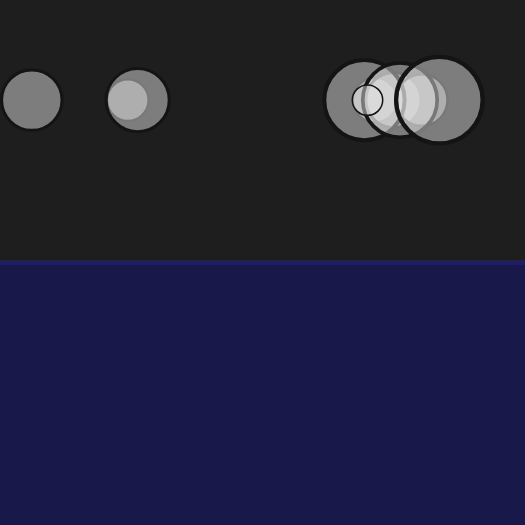
Frame 1 (no input)
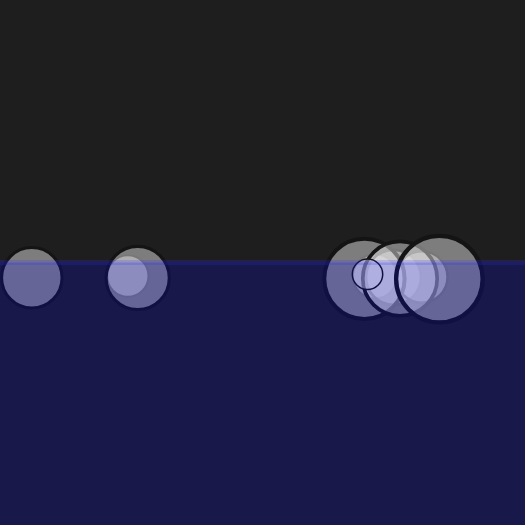
Frame 60 (no input)
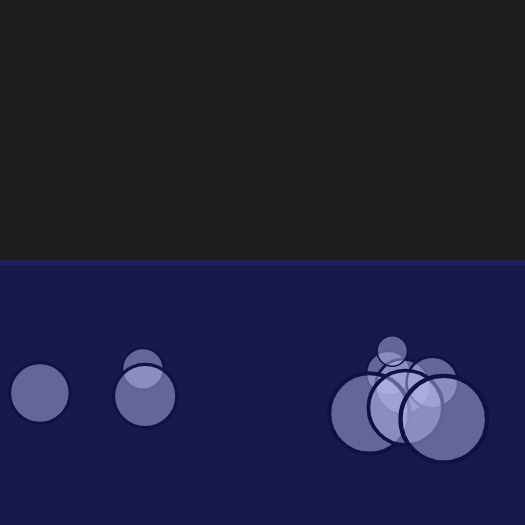
Frame 120 (the mouse pressed at the canvas centre since frame 60)

The p5.js sketch that drew these frames (run headless with seeded random() and noise() and a simulated clock; from frame 60 on, the mouse is pressed at the canvas centre):

// p5.js sketch
// ── sketch.js
let movers = [];
let numOfMovers = 10;

let mu = 0.05;
let c = 0.01

function setup() {
  createCanvas(525, 525);
    
  for (i = 0; i < numOfMovers; i++)
    movers[i] = new Mover(random(width), 100, random(1,20));
}

function draw() {
  background(30);

  let gravity = createVector(0, 0.1);
  let wind = createVector(0.1, 0);
  
  for (i = 0; i <numOfMovers; i++ ){
    let g = p5.Vector.mult(gravity, movers[i].m)
    movers[i].applyForce(g);
 
    if (mouseIsPressed) {
      movers[i].applyForce(wind);
    }
    
    //movers[i].friction();
    
    if (movers[i].pos.y > height/2){
      movers[i].drag();
    }
  
    movers[i].edges();
    movers[i].update();
    movers[i].show();
  }
  
  stroke(50,50,255, 50);
  strokeWeight(5);
  fill(0,0,255,50)
  rect(0 - 10, height/2, width*1.1 , height/2*1.1)
}

// ── mover.js
class Mover {
  constructor(x, y, m) {
    this.m = m;
    this.r = sqrt(this.m) * 10;
    this.pos = createVector(x, y);
    this.vel = createVector();
    this.acc = createVector();
    this.topSpeed = 0.01;
  }

  friction() {
    let diff = height - (this.pos.y + this.r);
    if (diff < 1) {
      
      let friction = this.vel.copy();
      friction.normalize();
      friction.mult(-1);

      //let mu = 0.1;
      let normal = this.m;

      friction.setMag(mu * normal);
      this.applyForce(friction);
    }
  }
  
  drag() {
    let drag = this.vel.copy();
    drag.normalize();
    drag.mult(-1);
    
    //let c = 0.1;
    
    drag.setMag(c * this.r * this.vel.magSq())
    this.applyForce(drag);
  }

  applyForce(force) {
    let f = p5.Vector.div(force, this.m);
    this.acc.add(f);
  }

  edges() {
    if (this.pos.y >= height - this.r) {
      this.pos.y = height - this.r;
      this.vel.y *= -1;
    }
    if (this.pos.y <= this.r) {
      this.pos.y = this.r;
      this.vel.y *= -1;
    }
    if (this.pos.x <= this.r) {
      this.pos.x = this.r;
      this.vel.x *= -1;
    }
    if (this.pos.x >= width - this.r) {
      this.pos.x = width - this.r;
      this.vel.x *= -1;
    }
  }

  update() {
    this.vel.add(this.acc);
    if (this.vel.mag > this.topSpeed) {
      this.vel.setMag(this.topSpeed);
    }
    this.pos.add(this.vel);

    this.acc.set(0, 0);
  }

  show() {
    stroke(20);
    strokeWeight(this.r / 10);
    fill(225,125);
    ellipseMode(RADIUS);
    circle(this.pos.x, this.pos.y, this.r);
  }
}
